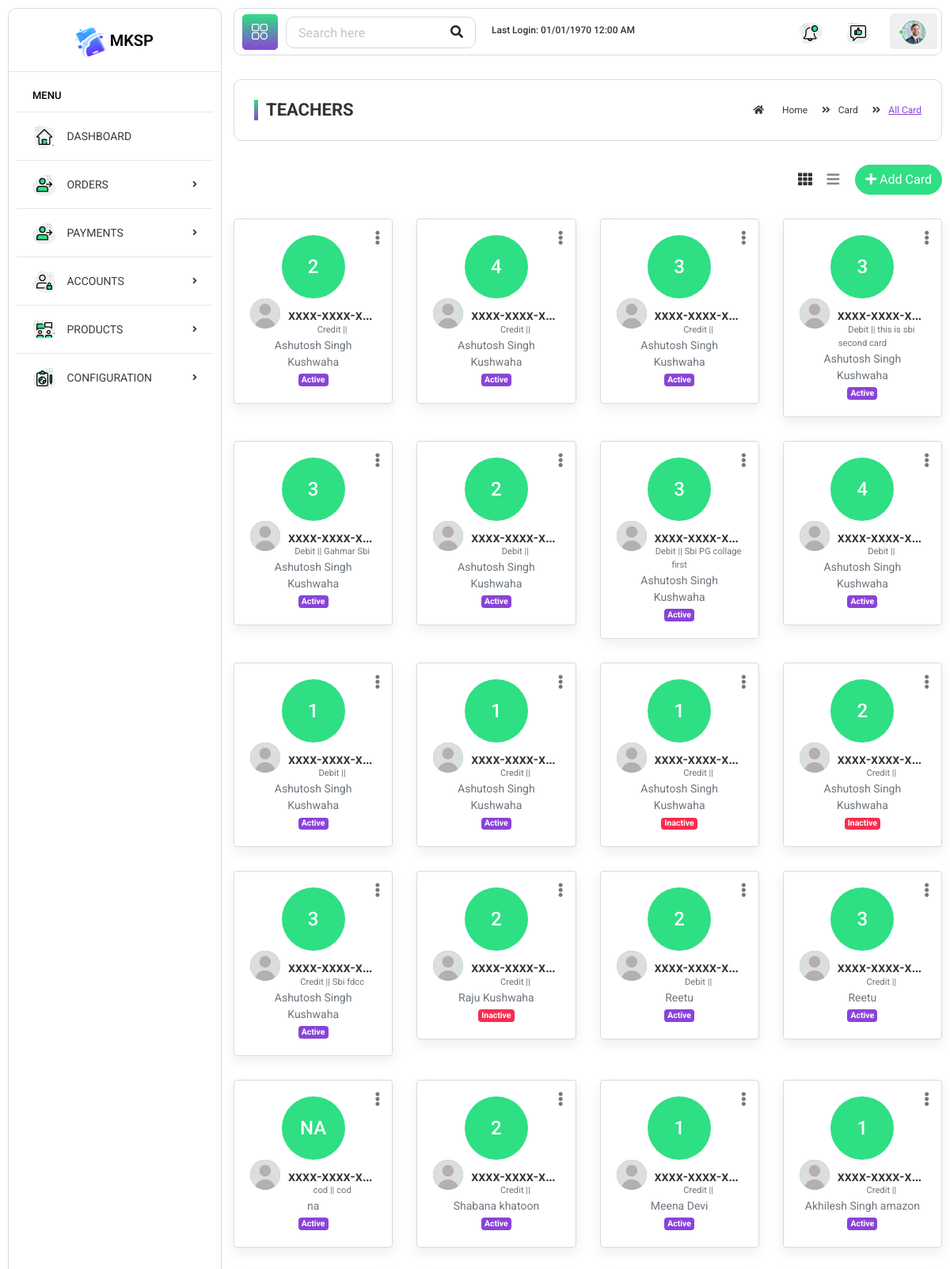
The page /card-list.php (upper part) on the database its author committed.
### tables this page shows
CREATE TABLE `payments` (
  `card_id` int NOT NULL AUTO_INCREMENT,
  `card_type` varchar(10) DEFAULT NULL,
  `account_type` varchar(20) DEFAULT NULL,
  `card_provider_company` varchar(100) DEFAULT NULL,
  `card_number` varchar(40) DEFAULT NULL,
  `card_holder_name` varchar(100) DEFAULT NULL,
  `card_provider_bank` varchar(100) DEFAULT NULL,
  `expiration_date` varchar(70) DEFAULT NULL,
  `cvv` int DEFAULT NULL,
  `billing_date` int DEFAULT NULL,
  `image` varchar(250) DEFAULT NULL,
  `card_limit` int DEFAULT NULL,
  `comment` text,
  `card_status` int DEFAULT NULL,
  `created_at` timestamp NULL DEFAULT CURRENT_TIMESTAMP,
  `updated_at` timestamp NULL DEFAULT CURRENT_TIMESTAMP ON UPDATE CURRENT_TIMESTAMP,
  PRIMARY KEY (`card_id`)
);

### card-list.php (the view, shortened to what this page needs)
<!DOCTYPE html>
<html lang="en">
<head>
	<link rel="stylesheet" href="assets/css/bootstrap.min.css">
	<link rel="stylesheet" href="assets/plugins/fontawesome/css/all.min.css">
	<link rel="stylesheet" href="assets/plugins/fontawesome/css/fontawesome.min.css">
	<link rel="stylesheet" href="assets/css/select2.min.css">
	<link rel="stylesheet" href="assets/css/style.css">
</head>
<body>
	<div class="main-wrapper">
		<?php
			include 'header.php';
			include 'sidebar.php';
		?>
		<div class="page-wrapper">
			<div class="content container-fluid">
				<div class="page-header">
					<div class="row">
						<div class="col-lg-6 col-md-6 col-sm-6 col-12">
							<h5 class="text-uppercase mb-0 mt-0 page-title">Teachers</h5>
						</div>
						<div class="col-lg-6 col-md-6 col-sm-6 col-12">
							<ul class="breadcrumb float-right p-0 mb-0">
								<li class="breadcrumb-item"><a href="index.html"><i class="fas fa-home"></i> Home</a>
								</li>
								<li class="breadcrumb-item"><a href="#">Card</a></li>
								<li class="breadcrumb-item"><span> All Card</span></li>
							</ul>
						</div>
					</div>
				</div>
				<div class="row">
					<div class="col-sm-4 col-12">
					</div>
					<div class="col-sm-8 col-12 text-right add-btn-col">
						<a href="add-card.php" class="btn btn-primary btn-rounded float-right"><i
								class="fas fa-plus"></i> Add Card</a>
						<div class="view-icons">
							<a href="card-list.php" class="grid-view btn btn-link active"><i
									class="fas fa-th"></i></a>
							<a href="all-card.php" class="list-view btn btn-link"><i class="fas fa-bars"></i></a>
						</div>
					</div>
				</div>
				<div class="row staff-grid-row">
					<?php
						include "backend/db_connection.php";
						$query = "SELECT * FROM payments";
						$results = mysqli_query($conn, $query);
						while ($result = mysqli_fetch_assoc($results)) {
						?>
						<div class="col-md-4 col-sm-6 col-12 col-lg-4 col-xl-3">
							<div class="profile-widget">
								<div class="profile-img">
									<a href="profile.html" class="avatar"><?php echo $result['card_provider_bank']; ?></a>
								</div>
								<h2>
								<a href="student-profile.html"><img class="avatar" src="uploads/card/<?php echo $result['image']; ?>" alt=""></a>
								</h2>
								<div class="dropdown profile-action">
									<a href="#" class="action-icon dropdown-toggle" data-toggle="dropdown" aria-expanded="false">
										<i class="fas fa-ellipsis-v"></i>
									</a>
								</div>
								<h4 class="user-name m-t-10 m-b-0 text-ellipsis">
									<a href="profile.html">xxxx-xxxx-xxxx-<?php echo $result['card_number']; ?></a>
								</h4>
								<div class="small text-muted"><?php echo $result['card_type'] . " || " . $result['comment'];?></div>
								<div class="medium text-muted"><?php echo $result['card_holder_name'];?></div>
								<a href="backend/status.php?card_id_grid=<?php echo $result['card_id']; ?>">
									<span class="<?php echo ($result['card_status'] == 1) ? 'badge badge-success' : 'badge badge-danger'; ?>">
									<?php echo ($result['card_status'] == 1) ? 'Active' : 'Inactive'; ?>
									</span>
								</a>
							</div>
						</div>
						<?php
						}
						?>
						</div>
			</div>
		</div>
	</div>
</body>
</html>

### rows shown on the page
payments: card_provider_bank "2", image (placeholder picture), card_type "Credit", card_holder_name "Ashutosh Singh Kushwaha", card_status "Active"
payments: card_provider_bank "4", image (placeholder picture), card_type "Credit", card_holder_name "Ashutosh Singh Kushwaha", card_status "Active"
payments: card_provider_bank "3", image (placeholder picture), card_type "Credit", card_holder_name "Ashutosh Singh Kushwaha", card_status "Active"
payments: card_provider_bank "3", image (placeholder picture), card_type "Debit", comment "this is sbi second card", card_holder_name "Ashutosh Singh Kushwaha", card_status "Active"
payments: card_provider_bank "3", image (placeholder picture), card_type "Debit", comment "Gahmar Sbi", card_holder_name "Ashutosh Singh Kushwaha", card_status "Active"
payments: card_provider_bank "2", image (placeholder picture), card_type "Debit", card_holder_name "Ashutosh Singh Kushwaha", card_status "Active"
payments: card_provider_bank "3", image (placeholder picture), card_type "Debit", comment "Sbi PG collage first", card_holder_name "Ashutosh Singh Kushwaha", card_status "Active"
payments: card_provider_bank "4", image (placeholder picture), card_type "Debit", card_holder_name "Ashutosh Singh Kushwaha", card_status "Active"
payments: card_provider_bank "1", image (placeholder picture), card_type "Debit", card_holder_name "Ashutosh Singh Kushwaha", card_status "Active"
payments: card_provider_bank "1", image (placeholder picture), card_type "Credit", card_holder_name "Ashutosh Singh Kushwaha", card_status "Active"
payments: card_provider_bank "1", image (placeholder picture), card_type "Credit", card_holder_name "Ashutosh Singh Kushwaha", card_status "Inactive"
payments: card_provider_bank "2", image (placeholder picture), card_type "Credit", card_holder_name "Ashutosh Singh Kushwaha", card_status "Inactive"
payments: card_provider_bank "3", image (placeholder picture), card_type "Credit", comment "Sbi fdcc", card_holder_name "Ashutosh Singh Kushwaha", card_status "Active"
payments: card_provider_bank "2", image (placeholder picture), card_type "Credit", card_holder_name "Raju Kushwaha", card_status "Inactive"
payments: card_provider_bank "2", image (placeholder picture), card_type "Debit", card_holder_name "Reetu", card_status "Active"
payments: card_provider_bank "3", image (placeholder picture), card_type "Credit", card_holder_name "Reetu", card_status "Active"
payments: card_provider_bank "NA", image (placeholder picture), card_type "cod", comment "cod", card_holder_name "na", card_status "Active"
payments: card_provider_bank "2", image (placeholder picture), card_type "Credit", card_holder_name "Shabana khatoon", card_status "Active"
payments: card_provider_bank "1", image (placeholder picture), card_type "Credit", card_holder_name "Meena Devi", card_status "Active"
payments: card_provider_bank "1", image (placeholder picture), card_type "Credit", card_holder_name "Akhilesh Singh amazon", card_status "Active"

### other values the page prints
$indianDateTime "01/01/1970 12:00 AM"
